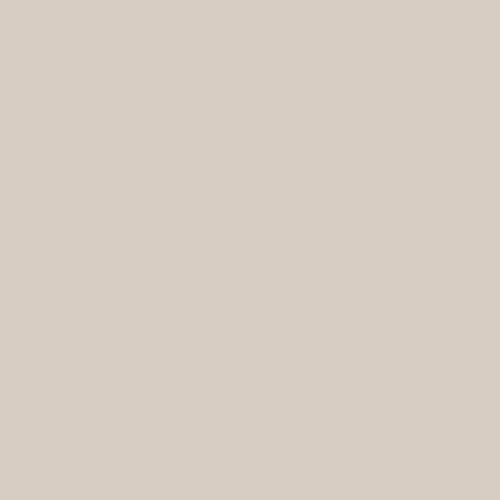
Frame 1 (no input)
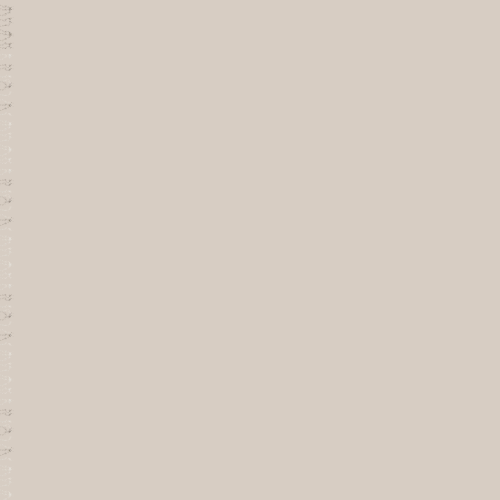
Frame 60 (the mouse pressed at the canvas centre just before this capture)
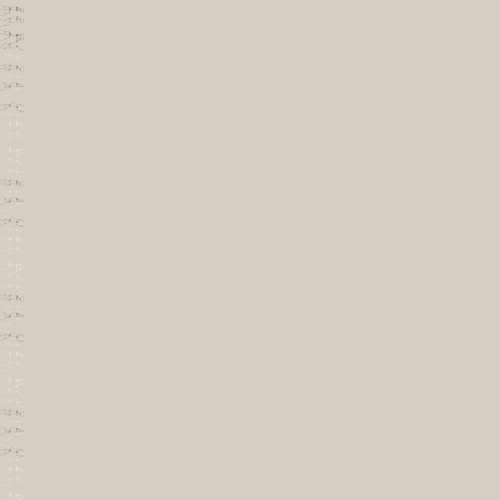
Frame 120 (the mouse held since frame 60 and released just before this capture)

The Processing sketch that drew these frames (run headless with seeded random() and noise(); from frame 60 on, the mouse is pressed at the canvas centre):

// Processing sketch: processing_95935
// ── processing_95935.pde

float a;
float b;
float c;
float d;
float e;
float f;
float g;
float h;
float i;
float j;
float k;
float l;
float m;
float n;
float o;
float p;
float q;
float r;
float s;
float t;
float u;
float v;
float w;

float debuta;
float debutb;
float debutc;
float debutd;
float debute;
float debutf;
float debutg;
float debuth;
float debuti;
float debutj;
float debutk;
float debutl;
float debutm;
float debutn;
float debuto;
float debutp;
float debutq;
float debutr;
float debuts;
float debutt;
float debutu;
float debutv;
float debutw;

float deplacementh;

float deplacementha;
float deplacementhb;
float deplacementhc;
float deplacementhd;
float deplacementhe;
float deplacementhf;
float deplacementhg;
float deplacementhh;
float deplacementhi;
float deplacementhj;
float deplacementhk;
float deplacementhl;
float deplacementhm;
float deplacementhn;
float deplacementho;
float deplacementhp;
float deplacementhq;
float deplacementhr;
float deplacemenths;
float deplacementht;
float deplacementhu;
float deplacementhv;
float deplacementhw;

float declencheur;
float vitessedeclencheur;

float vitesseh;
float vitessehaleatoire;
float reductionvitesseha;
float deplacementvertical;

float deplacementhorizontal;
float deplacementegal;
float placementaleatoire;
int espacement;

void setup () {
  size (500,500);
  smooth ();
  
  
  
  
  
  
  
  
  
  
  //   PREMIERS PARAMETRES
  
  
  
  
  
  
  
  
  
  
  //   D'AUTRES PARAMETRES SONT MODIFIABLES PLUS BAS
  
  
  
  
  
  //   espacement entre les lignes
  espacement = 5;
  
  //   déplacement aléatoire?  1 - oui / 0 - non
  deplacementhorizontal = 1;
  
  //   toutes les lignes se déplacent de la même façon?  1 - oui / 0 - non
  deplacementegal = 1;
  
  //   placement de départ aléatoire?  1 - oui / 0 - non
  placementaleatoire = 0;
  
  //   couleur du fond
  background (215,205,195);
  //background (50,75,100);
  //background (0);
  
  
  
  
  
  
  
  
  
  
  
  
  
  
  a = 0;
  b = 0;
  c = 0;
  d = 0;
  e = 0;
  f = 0;
  g = 0;
  h = 0;
  i = 0;
  j = 0;
  k = 0;
  l = 0;
  m = 0;
  n = 0;
  o = 0;
  p = 0;
  q = 0;
  r = 0;
  s = 0;
  t = 0;
  u = 0;
  v = 0;
  w = 0;
  
  deplacementha = 0;
  deplacementhb = 0;
  deplacementhc = 0;
  deplacementhd = 0;
  deplacementhe = 0;
  deplacementhf = 0;
  deplacementhg = 0;
  deplacementhh = 0;
  deplacementhi = 0;
  deplacementhj = 0;
  deplacementhk = 0;
  deplacementhl = 0;
  deplacementhm = 0;
  deplacementhn = 0;
  deplacementho = 0;
  deplacementhp = 0;
  deplacementhq = 0;
  deplacementhr = 0;
  deplacemenths = 0;
  deplacementht = 0;
  deplacementhu = 0;
  deplacementhv = 0;
  deplacementhw = 0;
  
  if (placementaleatoire > 0){
    deplacementha = random (0,width);
    deplacementhb = random (0,width);
    deplacementhc = random (0,width);
    deplacementhd = random (0,width);
    deplacementhe = random (0,width);
    deplacementhf = random (0,width);
    deplacementhg = random (0,width);
    deplacementhh = random (0,width);
    deplacementhi = random (0,width);
    deplacementhj = random (0,width);
    deplacementhk = random (0,width);
    deplacementhl = random (0,width);
    deplacementhm = random (0,width);
    deplacementhn = random (0,width);
    deplacementho = random (0,width);
    deplacementhp = random (0,width);
    deplacementhq = random (0,width);
    deplacementhr = random (0,width);
    deplacemenths = random (0,width);
    deplacementht = random (0,width);
    deplacementhu = random (0,width);
    deplacementhv = random (0,width);
    deplacementhw = random (0,width);
  }
  
  debuta = 1*espacement;
  debutb = 2*espacement;
  debutc = 3*espacement;
  debutd = 4*espacement;
  debute = 5*espacement;
  debutf = 6*espacement;
  debutg = 7*espacement;
  debuth = 8*espacement;
  debuti = 9*espacement;
  debutj = 10*espacement;
  debutk = 11*espacement;
  debutl = 12*espacement;
  debutm = 13*espacement;
  debutn = 14*espacement;
  debuto = 15*espacement;
  debutp = 16*espacement;
  debutq = 17*espacement;
  debutr = 18*espacement;
  debuts = 19*espacement;
  debutt = 20*espacement;
  debutu = 21*espacement;
  debutv = 22*espacement;
  debutw = 23*espacement;
  
  a = a+debuta;
  b = b+debutb;
  c = c+debutc;
  d = d+debutd;
  e = e+debute;
  f = f+debutf;
  g = g+debutg;
  h = h+debuth;
  i = i+debuti;
  j = j+debutj;
  k = k+debutk;
  l = l+debutl;
  m = m+debutm;
  n = n+debutn;
  o = o+debuto;
  p = p+debutp;
  q = q+debutq;
  r = r+debutr;
  s = s+debuts;
  t = t+debutt;
  u = u+debutu;
  v = v+debutv;
  w = w+debutw;
  
  deplacementh = 0;
  
  declencheur = 0;
  
}

void draw () {
  
  
  
  
  
  
  
  
  
  
                                  //   PARAMETRES
  
  
  
  
  
  
  
  
  
  
  //   D'AUTRES PARAMETRES SONT MODIFIABLES PLUS HAUT
  
  
  
  
  
  //   taille ellispes
  int taillee;
  taillee = 1;
  
  
  //   vitesse défilement horizontal fixe
  vitesseh = 1;
  
  //   vitesse défilement horizontal aléatoire
  vitessehaleatoire = 2;
  
  //   réduction vitesse 
  reductionvitesseha = 1;
  
  //   vitesse déplacemen1t vertical
  deplacementvertical = 1;
  
  //   vitesse du déclencheur
  vitessedeclencheur = 1;
  
  
  //   couleur des lignes
  color couleurlignes = color (45,35,25,random(0,25));
  //color couleurlignes = color (random (200,255),random (0,80),random (0,80),random (0,75));
  
  
  //   placement vertical régulier?  1 - oui / 0 - non
  int placementverticalr;
  placementverticalr = 0;
  
  //   placement vertical de début régulier?  1 - oui / 0 - non
  int placementdebutr;
  placementdebutr = 0;
  
  //   retour en haut du format?  1 - oui / 0 - non
  int retourenhaut;
  retourenhaut = 1;
  
  //   remplir toute la page directement?  1 - oui / 0 - non
  int toutelapage;
  toutelapage = 1;
  
  
  
  
  
  
  
  
  
  
  //   PROGRAMME
  
  
  
  
  
  
  
  
  
  
  if (declencheur > -1){
    declencheur = declencheur + 1;
  }
  
  
  
  if (declencheur > vitessedeclencheur){
    declencheur = 0;
    
    a = a + random(-deplacementvertical,+deplacementvertical);
    b = b + random(-deplacementvertical,+deplacementvertical);
    c = c + random(-deplacementvertical,+deplacementvertical);
    d = d + random(-deplacementvertical,+deplacementvertical);
    e = e + random(-deplacementvertical,+deplacementvertical);
    f = f + random(-deplacementvertical,+deplacementvertical);
    g = g + random(-deplacementvertical,+deplacementvertical);
    h = h + random(-deplacementvertical,+deplacementvertical);
    i = i + random(-deplacementvertical,+deplacementvertical);
    j = j + random(-deplacementvertical,+deplacementvertical);
    k = k + random(-deplacementvertical,+deplacementvertical);
    l = l + random(-deplacementvertical,+deplacementvertical);
    m = m + random(-deplacementvertical,+deplacementvertical);
    n = n + random(-deplacementvertical,+deplacementvertical);
    o = o + random(-deplacementvertical,+deplacementvertical);
    p = p + random(-deplacementvertical,+deplacementvertical);
    q = q + random(-deplacementvertical,+deplacementvertical);
    r = r + random(-deplacementvertical,+deplacementvertical);
    s = s + random(-deplacementvertical,+deplacementvertical);
    t = t + random(-deplacementvertical,+deplacementvertical);
    u = u + random(-deplacementvertical,+deplacementvertical);
    v = v + random(-deplacementvertical,+deplacementvertical);
    w = w + random(-deplacementvertical,+deplacementvertical);
    
    
    if (deplacementhorizontal < 1){
      deplacementh = deplacementh + vitesseh;}
    
    if (deplacementhorizontal > 0){
      deplacementh = deplacementh + random (-vitessehaleatoire + reductionvitesseha , vitessehaleatoire);}
      
    deplacementha = deplacementha + random (-vitessehaleatoire + reductionvitesseha , vitessehaleatoire);
    deplacementhb = deplacementhb + random (-vitessehaleatoire + reductionvitesseha , vitessehaleatoire);
    deplacementhc = deplacementhc + random (-vitessehaleatoire + reductionvitesseha , vitessehaleatoire);
    deplacementhd = deplacementhd + random (-vitessehaleatoire + reductionvitesseha , vitessehaleatoire);
    deplacementhe = deplacementhe + random (-vitessehaleatoire + reductionvitesseha , vitessehaleatoire);
    deplacementhf = deplacementhf + random (-vitessehaleatoire + reductionvitesseha , vitessehaleatoire);
    deplacementhg = deplacementhg + random (-vitessehaleatoire + reductionvitesseha , vitessehaleatoire);
    deplacementhh = deplacementhh + random (-vitessehaleatoire + reductionvitesseha , vitessehaleatoire);
    deplacementhi = deplacementhi + random (-vitessehaleatoire + reductionvitesseha , vitessehaleatoire);
    deplacementhj = deplacementhj + random (-vitessehaleatoire + reductionvitesseha , vitessehaleatoire);
    deplacementhk = deplacementhk + random (-vitessehaleatoire + reductionvitesseha , vitessehaleatoire);
    deplacementhl = deplacementhl + random (-vitessehaleatoire + reductionvitesseha , vitessehaleatoire);
    deplacementhm = deplacementhm + random (-vitessehaleatoire + reductionvitesseha , vitessehaleatoire);
    deplacementhn = deplacementhn + random (-vitessehaleatoire + reductionvitesseha , vitessehaleatoire);
    deplacementho = deplacementho + random (-vitessehaleatoire + reductionvitesseha , vitessehaleatoire);
    deplacementhp = deplacementhp + random (-vitessehaleatoire + reductionvitesseha , vitessehaleatoire);
    deplacementhq = deplacementhq + random (-vitessehaleatoire + reductionvitesseha , vitessehaleatoire);
    deplacementhr = deplacementhr + random (-vitessehaleatoire + reductionvitesseha , vitessehaleatoire);
    deplacemenths = deplacemenths + random (-vitessehaleatoire + reductionvitesseha , vitessehaleatoire);
    deplacementht = deplacementht + random (-vitessehaleatoire + reductionvitesseha , vitessehaleatoire);
    deplacementhu = deplacementhu + random (-vitessehaleatoire + reductionvitesseha , vitessehaleatoire);
    deplacementhv = deplacementhv + random (-vitessehaleatoire + reductionvitesseha , vitessehaleatoire);
    deplacementhw = deplacementhw + random (-vitessehaleatoire + reductionvitesseha , vitessehaleatoire);
    
  }
  
if (deplacementegal > 0){
  if (deplacementh > width){
    if (placementdebutr > 0){
    debuta = debuta + 23*espacement;
    debutb = debutb + 23*espacement;
    debutc = debutc + 23*espacement;
    debutd = debutd + 23*espacement;
    debute = debute + 23*espacement;
    debutf = debutf + 23*espacement;
    debutg = debutg + 23*espacement;
    debuth = debuth + 23*espacement;
    debuti = debuti + 23*espacement;
    debutj = debutj + 23*espacement;
    debutk = debutk + 23*espacement;
    debutl = debutl + 23*espacement;
    debutm = debutm + 23*espacement;
    debutn = debutn + 23*espacement;
    debuto = debuto + 23*espacement;
    debutp = debutp + 23*espacement;
    debutq = debutq + 23*espacement;
    debutr = debutr + 23*espacement;
    debuts = debuts + 23*espacement;
    debutt = debutt + 23*espacement;
    debutu = debutu + 23*espacement;
    debutv = debutv + 23*espacement;
    debutw = debutw + 23*espacement;}
    
    if (placementdebutr < 1){
    debuta = a + random(0,23)*espacement;
    debutb = b + random(0,23)*espacement;
    debutc = c + random(0,23)*espacement;
    debutd = d + random(0,23)*espacement;
    debute = e + random(0,23)*espacement;
    debutf = f + random(0,23)*espacement;
    debutg = g + random(0,23)*espacement;
    debuth = h + random(0,23)*espacement;
    debuti = i + random(0,23)*espacement;
    debutj = j + random(0,23)*espacement;
    debutk = k + random(0,23)*espacement;
    debutl = l + random(0,23)*espacement;
    debutm = m + random(0,23)*espacement;
    debutn = n + random(0,23)*espacement;
    debuto = o + random(0,23)*espacement;
    debutp = p + random(0,23)*espacement;
    debutq = q + random(0,23)*espacement;
    debutr = r + random(0,23)*espacement;
    debuts = s + random(0,23)*espacement;
    debutt = t + random(0,23)*espacement;
    debutu = u + random(0,23)*espacement;
    debutv = v + random(0,23)*espacement;
    debutw = w + random(0,23)*espacement;}
    
    deplacementh = 0;
    
    if (placementverticalr > 0){
      a = 0;
      b = 0;
      c = 0;
      d = 0;
      e = 0;
      f = 0;
      g = 0;
      h = 0;
      i = 0;
      j = 0;
      k = 0;
      l = 0;
      m = 0;
      n = 0;
      o = 0;
      p = 0;
      q = 0;
      r = 0;
      s = 0;
      t = 0;
      u = 0;
      v = 0;
      w = 0;
    }
    
    if (retourenhaut > 0){
      if (debuta + a > height){ debuta = 1*espacement; a = 0; }
      if (debutb + b > height){ debutb = 2*espacement; b = 0; }
      if (debutc + c > height){ debutc = 3*espacement; c = 0; }
      if (debutd + d > height){ debutd = 4*espacement; d = 0; }
      if (debute + e > height){ debute = 5*espacement; e = 0; }
      if (debutf + f > height){ debutf = 6*espacement; f = 0; }
      if (debutg + g > height){ debutg = 7*espacement; g = 0; }
      if (debuth + h > height){ debuth = 8*espacement; h = 0; }
      if (debuti + i > height){ debuti = 9*espacement; i = 0; }
      if (debutj + j > height){ debutj = 10*espacement; j = 0; }
      if (debutk + k > height){ debutk = 11*espacement; k = 0; }
      if (debutl + l > height){ debutl = 12*espacement; l = 0; }
      if (debutm + m > height){ debutm = 13*espacement; m = 0; }
      if (debutn + n > height){ debutn = 14*espacement; n = 0; }
      if (debuto + o > height){ debuto = 15*espacement; o = 0; }
      if (debutp + p > height){ debutp = 16*espacement; p = 0; }
      if (debutq + q > height){ debutq = 17*espacement; q = 0; }
      if (debutr + r > height){ debutr = 18*espacement; r = 0; }
      if (debuts + s > height){ debuts = 19*espacement; s = 0; }
      if (debutt + t > height){ debutt = 20*espacement; t = 0; }
      if (debutu + u > height){ debutu = 21*espacement; u = 0; }
      if (debutv + v > height){ debutv = 22*espacement; v = 0; }
      if (debutw + w > height){ debutw = 23*espacement; w = 0; }}
    
    a = a+debuta;
    b = b+debutb;
    c = c+debutc;
    d = d+debutd;
    e = e+debute;
    f = f+debutf;
    g = g+debutg;
    h = h+debuth;
    i = i+debuti;
    j = j+debutj;
    k = k+debutk;
    l = l+debutl;
    m = m+debutm;
    n = n+debutn;
    o = o+debuto;
    p = p+debutp;
    q = q+debutq;
    r = r+debutr;
    s = s+debuts;
    t = t+debutt;
    u = u+debutu;
    v = v+debutv;
    w = w+debutw;
  }}
  
  
  
  
  
  // - - - - - - - - - - - - - - - - -
  
  
  
  
  
  if (deplacementegal < 1){
    
    if (deplacementha > width){ if (placementdebutr > 0){ debuta = debuta + 23*espacement;} if (placementdebutr < 1){ debuta = a + random(0,23)*espacement;} deplacementha = 0; if (placementverticalr > 0){ a = 0;} if (retourenhaut > 0){ if (debuta + a > height){ debuta = 1*espacement; a = 0; deplacementha = 0; }} a = a+debuta;}
    if (deplacementhb > width){ if (placementdebutr > 0){ debutb = debutb + 23*espacement;} if (placementdebutr < 1){ debutb = b + random(0,23)*espacement;} deplacementhb = 0; if (placementverticalr > 0){ b = 0;} if (retourenhaut > 0){ if (debutb + b > height){ debutb = 2*espacement; b = 0; deplacementhb = 0; }} b = b+debutb;}
    if (deplacementhc > width){ if (placementdebutr > 0){ debutc = debutc + 23*espacement;} if (placementdebutr < 1){ debutc = c + random(0,23)*espacement;} deplacementhc = 0; if (placementverticalr > 0){ c = 0;} if (retourenhaut > 0){ if (debutc + c > height){ debutc = 3*espacement; c = 0; deplacementhc = 0; }} c = c+debutc;}
    if (deplacementhd > width){ if (placementdebutr > 0){ debutd = debutd + 23*espacement;} if (placementdebutr < 1){ debutc = d + random(0,23)*espacement;} deplacementhd = 0; if (placementverticalr > 0){ d = 0;} if (retourenhaut > 0){ if (debutd + d > height){ debutd = 4*espacement; d = 0; deplacementhd = 0; }} d = d+debutd;}
    if (deplacementhe > width){ if (placementdebutr > 0){ debute = debute + 23*espacement;} if (placementdebutr < 1){ debute = e + random(0,23)*espacement;} deplacementhe = 0; if (placementverticalr > 0){ e = 0;} if (retourenhaut > 0){ if (debute + e > height){ debute = 5*espacement; e = 0; deplacementhe = 0; }} e = e+debute;}
    if (deplacementhf > width){ if (placementdebutr > 0){ debutf = debutf + 23*espacement;} if (placementdebutr < 1){ debutf = f + random(0,23)*espacement;} deplacementhf = 0; if (placementverticalr > 0){ f = 0;} if (retourenhaut > 0){ if (debutf + f > height){ debutf = 1*espacement; f = 0; deplacementhf = 0; }} f = f+debutf;}
    if (deplacementhg > width){ if (placementdebutr > 0){ debutg = debutg + 23*espacement;} if (placementdebutr < 1){ debutg = g + random(0,23)*espacement;} deplacementhg = 0; if (placementverticalr > 0){ g = 0;} if (retourenhaut > 0){ if (debutg + g > height){ debutg = 2*espacement; g = 0; deplacementhg = 0; }} g = g+debutg;}
    if (deplacementhh > width){ if (placementdebutr > 0){ debuth = debuth + 23*espacement;} if (placementdebutr < 1){ debuth = h + random(0,23)*espacement;} deplacementhh = 0; if (placementverticalr > 0){ h = 0;} if (retourenhaut > 0){ if (debuth + h > height){ debuth = 3*espacement; h = 0; deplacementhh = 0; }} h = h+debuth;}
    if (deplacementhi > width){ if (placementdebutr > 0){ debuti = debuti + 23*espacement;} if (placementdebutr < 1){ debuti = i + random(0,23)*espacement;} deplacementhi = 0; if (placementverticalr > 0){ i = 0;} if (retourenhaut > 0){ if (debuti + i > height){ debuti = 4*espacement; i = 0; deplacementhi = 0; }} i = i+debuti;}
    if (deplacementhj > width){ if (placementdebutr > 0){ debutj = debutj + 23*espacement;} if (placementdebutr < 1){ debutj = j + random(0,23)*espacement;} deplacementhj = 0; if (placementverticalr > 0){ j = 0;} if (retourenhaut > 0){ if (debutj + j > height){ debutj = 5*espacement; j = 0; deplacementhj = 0; }} j = j+debutj;}
    if (deplacementhk > width){ if (placementdebutr > 0){ debutk = debutk + 23*espacement;} if (placementdebutr < 1){ debutk = k + random(0,23)*espacement;} deplacementhk = 0; if (placementverticalr > 0){ k = 0;} if (retourenhaut > 0){ if (debutk + k > height){ debutk = 1*espacement; k = 0; deplacementhk = 0; }} k = k+debutk;}
    if (deplacementhl > width){ if (placementdebutr > 0){ debutl = debutl + 23*espacement;} if (placementdebutr < 1){ debutl = l + random(0,23)*espacement;} deplacementhl = 0; if (placementverticalr > 0){ l = 0;} if (retourenhaut > 0){ if (debutl + l > height){ debutl = 2*espacement; l = 0; deplacementhl = 0; }} l = l+debutl;}
    if (deplacementhm > width){ if (placementdebutr > 0){ debutm = debutm + 23*espacement;} if (placementdebutr < 1){ debutm = m + random(0,23)*espacement;} deplacementhm = 0; if (placementverticalr > 0){ m = 0;} if (retourenhaut > 0){ if (debutm + m > height){ debutm = 3*espacement; m = 0; deplacementhm = 0; }} m = m+debutm;}
    if (deplacementhn > width){ if (placementdebutr > 0){ debutn = debutn + 23*espacement;} if (placementdebutr < 1){ debutn = n + random(0,23)*espacement;} deplacementhn = 0; if (placementverticalr > 0){ n = 0;} if (retourenhaut > 0){ if (debutn + n > height){ debutn = 4*espacement; n = 0; deplacementhn = 0; }} n = n+debutn;}
    if (deplacementho > width){ if (placementdebutr > 0){ debuto = debuto + 23*espacement;} if (placementdebutr < 1){ debuto = o + random(0,23)*espacement;} deplacementho = 0; if (placementverticalr > 0){ o = 0;} if (retourenhaut > 0){ if (debuto + o > height){ debuto = 5*espacement; o = 0; deplacementho = 0; }} o = o+debuto;}
    if (deplacementhp > width){ if (placementdebutr > 0){ debutp = debutp + 23*espacement;} if (placementdebutr < 1){ debutp = p + random(0,23)*espacement;} deplacementhp = 0; if (placementverticalr > 0){ p = 0;} if (retourenhaut > 0){ if (debutp + p > height){ debutp = 1*espacement; p = 0; deplacementhp = 0; }} p = p+debutp;}
    if (deplacementhq > width){ if (placementdebutr > 0){ debutq = debutq + 23*espacement;} if (placementdebutr < 1){ debutq = q + random(0,23)*espacement;} deplacementhq = 0; if (placementverticalr > 0){ q = 0;} if (retourenhaut > 0){ if (debutq + q > height){ debutq = 2*espacement; q = 0; deplacementhq = 0; }} q = q+debutq;}
    if (deplacementhr > width){ if (placementdebutr > 0){ debutr = debutr + 23*espacement;} if (placementdebutr < 1){ debutr = r + random(0,23)*espacement;} deplacementhr = 0; if (placementverticalr > 0){ r = 0;} if (retourenhaut > 0){ if (debutr + r > height){ debutr = 3*espacement; r = 0; deplacementhr = 0; }} r = r+debutr;}
    if (deplacemenths > width){ if (placementdebutr > 0){ debuts = debuts + 23*espacement;} if (placementdebutr < 1){ debuts = s + random(0,23)*espacement;} deplacemenths = 0; if (placementverticalr > 0){ s = 0;} if (retourenhaut > 0){ if (debuts + s > height){ debuts = 4*espacement; s = 0; deplacemenths = 0; }} s = s+debuts;}
    if (deplacementht > width){ if (placementdebutr > 0){ debutt = debutt + 23*espacement;} if (placementdebutr < 1){ debutt = t + random(0,23)*espacement;} deplacementht = 0; if (placementverticalr > 0){ t = 0;} if (retourenhaut > 0){ if (debutt + t > height){ debutt = 5*espacement; t = 0; deplacementht = 0; }} t = t+debutt;}
    if (deplacementhu > width){ if (placementdebutr > 0){ debutu = debutu + 23*espacement;} if (placementdebutr < 1){ debutu = u + random(0,23)*espacement;} deplacementhu = 0; if (placementverticalr > 0){ u = 0;} if (retourenhaut > 0){ if (debutu + u > height){ debutu = 1*espacement; u = 0; deplacementhu = 0; }} u = u+debutu;}
    if (deplacementhv > width){ if (placementdebutr > 0){ debutv = debutv + 23*espacement;} if (placementdebutr < 1){ debutv = v + random(0,23)*espacement;} deplacementhv = 0; if (placementverticalr > 0){ v = 0;} if (retourenhaut > 0){ if (debutv + v > height){ debutv = 2*espacement; v = 0; deplacementhv = 0; }} v = v+debutv;}
    if (deplacementhw > width){ if (placementdebutr > 0){ debutw = debutw + 23*espacement;} if (placementdebutr < 1){ debutw = w + random(0,23)*espacement;} deplacementhw = 0; if (placementverticalr > 0){ w = 0;} if (retourenhaut > 0){ if (debutw + w > height){ debutw = 3*espacement; w = 0; deplacementhw = 0; }} w = w+debutw;}
  }
  
  
  
  
  
  //   DRAW
  
  
  
  
  
  //background (0);
  
  //fill (0,1);
  //rect (0,0,width,height);
  
  
  fill (couleurlignes);
  noStroke ();
  
  
  
  if (deplacementegal > 0){
  if (toutelapage < 1){
    ellipse (deplacementh,a,taillee,taillee);
    ellipse (deplacementh,b,taillee,taillee);
    ellipse (deplacementh,c,taillee,taillee);
    ellipse (deplacementh,d,taillee,taillee);
    ellipse (deplacementh,e,taillee,taillee);
    ellipse (deplacementh,f,taillee,taillee);
    ellipse (deplacementh,g,taillee,taillee);
    ellipse (deplacementh,h,taillee,taillee);
    ellipse (deplacementh,i,taillee,taillee);
    ellipse (deplacementh,j,taillee,taillee);
    ellipse (deplacementh,k,taillee,taillee);
    ellipse (deplacementh,l,taillee,taillee);
    ellipse (deplacementh,m,taillee,taillee);
    ellipse (deplacementh,n,taillee,taillee);
    ellipse (deplacementh,o,taillee,taillee);
    ellipse (deplacementh,p,taillee,taillee);
    ellipse (deplacementh,q,taillee,taillee);
    ellipse (deplacementh,r,taillee,taillee);
    ellipse (deplacementh,s,taillee,taillee);
    ellipse (deplacementh,t,taillee,taillee);
    ellipse (deplacementh,u,taillee,taillee);
    ellipse (deplacementh,v,taillee,taillee);
    ellipse (deplacementh,w,taillee,taillee);}}
  
  
  
  if (deplacementegal > 0){
  if (toutelapage > 0){
    for (int multiple=0; multiple<height; multiple=multiple+23*espacement){
    ellipse (deplacementh,multiple+a,taillee,taillee);
    ellipse (deplacementh,multiple+b,taillee,taillee);
    ellipse (deplacementh,multiple+c,taillee,taillee);
    ellipse (deplacementh,multiple+d,taillee,taillee);
    ellipse (deplacementh,multiple+e,taillee,taillee);
    ellipse (deplacementh,multiple+f,taillee,taillee);
    ellipse (deplacementh,multiple+g,taillee,taillee);
    ellipse (deplacementh,multiple+h,taillee,taillee);
    ellipse (deplacementh,multiple+i,taillee,taillee);
    ellipse (deplacementh,multiple+j,taillee,taillee);
    fill (255,15);
    ellipse (deplacementh,multiple+k,taillee,taillee);
    ellipse (deplacementh,multiple+l,taillee,taillee);
    fill (couleurlignes);
    ellipse (deplacementh,multiple+m,taillee,taillee);
    ellipse (deplacementh,multiple+n,taillee,taillee);
    fill (255,15);
    ellipse (deplacementh,multiple+o,taillee,taillee);
    ellipse (deplacementh,multiple+p,taillee,taillee);
    fill (couleurlignes);
    ellipse (deplacementh,multiple+q,taillee,taillee);
    ellipse (deplacementh,multiple+r,taillee,taillee);
    fill (255,15);
    ellipse (deplacementh,multiple+s,taillee,taillee);
    ellipse (deplacementh,multiple+t,taillee,taillee);
    fill (couleurlignes);
    ellipse (deplacementh,multiple+u,taillee,taillee);
    ellipse (deplacementh,multiple+v,taillee,taillee);
    fill (255,15);
    ellipse (deplacementh,multiple+w,taillee,taillee);}}}
  
  
  
  
  
  if (deplacementegal < 1){
  if (toutelapage < 1){
    ellipse (deplacementha,a,taillee,taillee);
    ellipse (deplacementhb,b,taillee,taillee);
    ellipse (deplacementhc,c,taillee,taillee);
    ellipse (deplacementhd,d,taillee,taillee);
    ellipse (deplacementhe,e,taillee,taillee);
    ellipse (deplacementhf,f,taillee,taillee);
    ellipse (deplacementhg,g,taillee,taillee);
    ellipse (deplacementhh,h,taillee,taillee);
    ellipse (deplacementhi,i,taillee,taillee);
    ellipse (deplacementhj,j,taillee,taillee);
    ellipse (deplacementhk,k,taillee,taillee);
    ellipse (deplacementhl,l,taillee,taillee);
    ellipse (deplacementhm,m,taillee,taillee);
    ellipse (deplacementhn,n,taillee,taillee);
    ellipse (deplacementho,o,taillee,taillee);
    ellipse (deplacementhp,p,taillee,taillee);
    ellipse (deplacementhq,q,taillee,taillee);
    ellipse (deplacementhr,r,taillee,taillee);
    ellipse (deplacemenths,s,taillee,taillee);
    ellipse (deplacementht,t,taillee,taillee);
    ellipse (deplacementhu,u,taillee,taillee);
    ellipse (deplacementhv,v,taillee,taillee);
    ellipse (deplacementhw,w,taillee,taillee);}}
  
  
  
  if (deplacementegal < 1){
  if (toutelapage > 0){
    for (int multiple=0; multiple<height; multiple=multiple+23*espacement){
    ellipse (deplacementha,multiple+a,taillee,taillee);
    ellipse (deplacementhb,multiple+b,taillee,taillee);
    ellipse (deplacementhc,multiple+c,taillee,taillee);
    ellipse (deplacementhd,multiple+d,taillee,taillee);
    ellipse (deplacementhe,multiple+e,taillee,taillee);
    ellipse (deplacementhf,multiple+f,taillee,taillee);
    ellipse (deplacementhg,multiple+g,taillee,taillee);
    ellipse (deplacementhh,multiple+h,taillee,taillee);
    ellipse (deplacementhi,multiple+i,taillee,taillee);
    ellipse (deplacementhj,multiple+j,taillee,taillee);
    ellipse (deplacementhk,multiple+k,taillee,taillee);
    ellipse (deplacementhl,multiple+l,taillee,taillee);
    ellipse (deplacementhm,multiple+m,taillee,taillee);
    ellipse (deplacementhn,multiple+n,taillee,taillee);
    ellipse (deplacementho,multiple+o,taillee,taillee);
    ellipse (deplacementhp,multiple+p,taillee,taillee);
    ellipse (deplacementhq,multiple+q,taillee,taillee);
    ellipse (deplacementhr,multiple+r,taillee,taillee);
    ellipse (deplacemenths,multiple+s,taillee,taillee);
    ellipse (deplacementht,multiple+t,taillee,taillee);
    ellipse (deplacementhu,multiple+u,taillee,taillee);
    ellipse (deplacementhv,multiple+v,taillee,taillee);
    ellipse (deplacementhw,multiple+w,taillee,taillee);}}}
  
  
  
  fill (0);
  //rect (5,declencheur,5,5);
  //rect (15,debuta,5,5);
  
}
